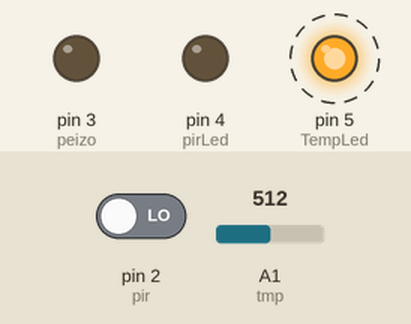
A sketch run on a simulated Arduino Uno, built with avr-gcc and run on an emulated ATmega328P. Shown: output pins drawn as LEDs (lit = HIGH). Dashed ring = blinking. Inputs (shaded band) come from the test bench; at power-on: pin 2 (pir) LOW, A1 (tmp) = 512. What the sketch prints to the serial monitor is not drawn.

Above: at 1.2 s.
1.3 s: pin 2 (pir) driven HIGH
At 1.5 s:
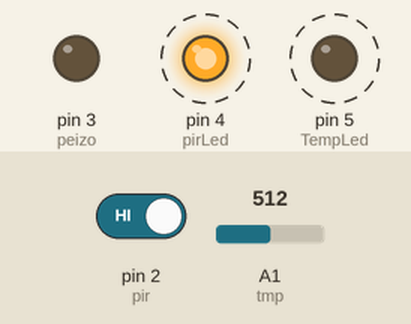
4.3 s: pin 2 (pir) driven LOW
At 4.38 s:
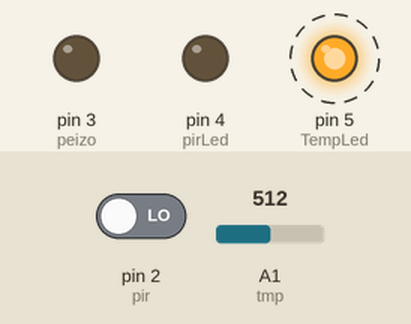
7.3 s: A1 (tmp) set to 263
At 7.6 s:
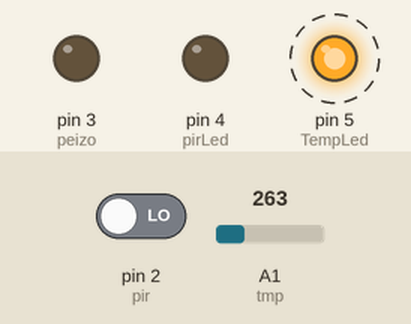
10.3 s: A1 (tmp) set to 238
12.5 s: A1 (tmp) set to 256
At 12.63 s:
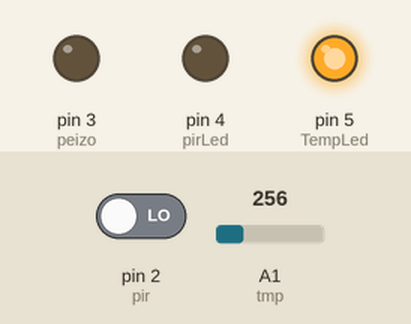
Timing chart, 0 to 13.0 s (numbered marks = the images above; inputs shaded):
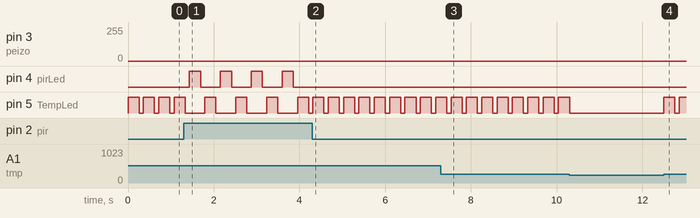

The sketch:

code.ino
```cpp
int peizo = 3;
int pir = 2;
int tmp = 1;
int TmpVal;
int pirLed = 4;
int TempLed = 5;

void setup()
{
  pinMode(peizo,OUTPUT);
  pinMode(tmp, INPUT);
  pinMode(pir, INPUT);
  pinMode(pirLed, OUTPUT);
  pinMode(TempLed, OUTPUT);
  Serial.begin(9600);
}

void loop()
{
  TmpVal = analogRead(tmp);
  Serial.write(TmpVal);
  if(TmpVal>246){
    digitalWrite(TempLed,HIGH);
    for(int i=255;i>0;i--){
      delay(1);
      analogWrite(peizo,i);
    }
    analogWrite(peizo,0);
    digitalWrite(TempLed,LOW);
    delay(100);
  }
  if(digitalRead(pir) == HIGH){
    digitalWrite(pirLed,HIGH);
    for(int i=0;i<255;i++){
        delay(1);
        int x = (i*i*i)%255;
        analogWrite(peizo,x);
    }
    analogWrite(peizo,0);
    digitalWrite(pirLed,LOW);
    delay(100);
  }
}
```

Measured:
- after the input at 1.3 s, pin 3 (peizo): stays 0/255 (without the input it goes to 134/255 after 1.7 s); pin 4 (pirLed): alternates HIGH for 0.26 s and LOW for 0.46 s, starting after 0.13 s; pin 5 (TempLed): alternates HIGH for 0.26 s and LOW for 0.46 s, starting after 0.50 s
- after the input at 4.3 s, pin 3 (peizo): stays 0/255 (without the input it goes to 37/255 after 1.6 s); pin 4 (pirLed): stops changing and stays LOW; pin 5 (TempLed): alternates HIGH for 0.26 s and LOW for 0.10 s, starting at once
- after the input at 7.3 s, pin 3 (peizo): stays 0/255 (without the input it goes to 237/255 after 1.7 s)
- after the input at 12.5 s, pin 5 (TempLed): LOW → HIGH at once, → LOW 0.26 s later, → HIGH 0.10 s later
- by itself, pin 5 (TempLed): alternates HIGH for 0.26 s and LOW for 0.10 s
